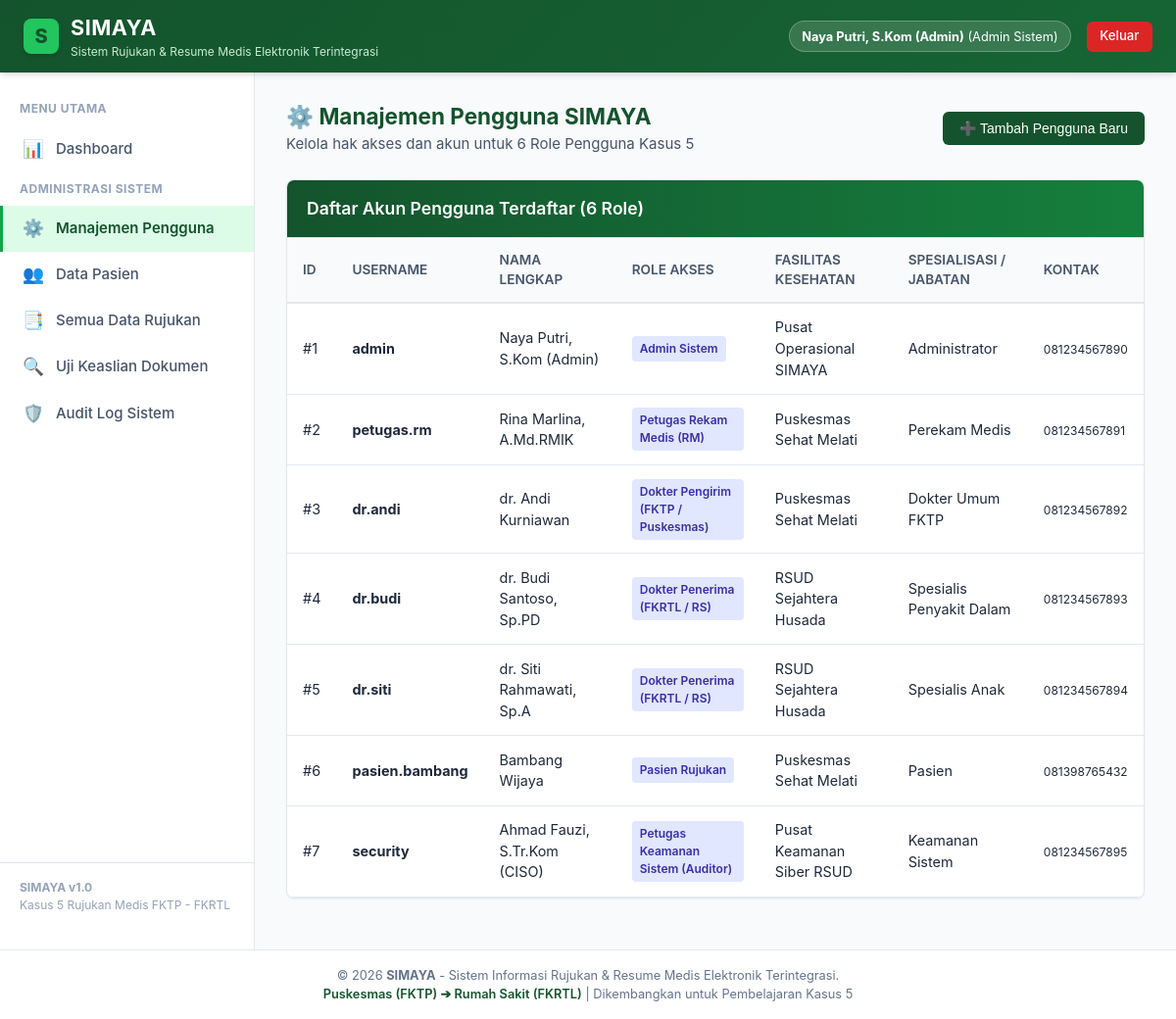
Before: /api/manajemen_user.php (signed in) with the older database file.
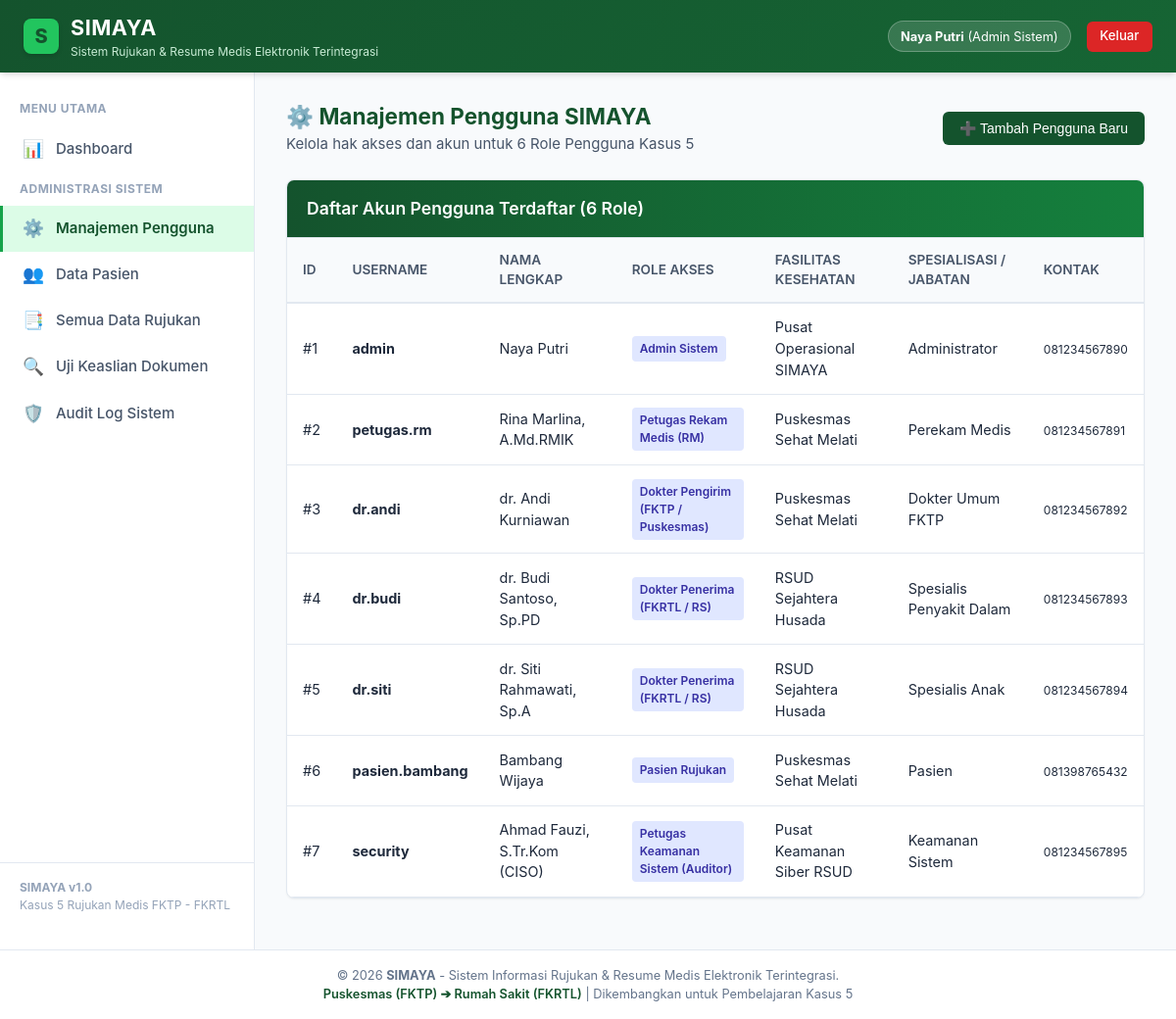
After: the same page with the newer database file.
### tables this page shows
CREATE TABLE users (
        id INTEGER PRIMARY KEY AUTOINCREMENT,
        username TEXT UNIQUE NOT NULL,
        password TEXT NOT NULL,
        nama_lengkap TEXT NOT NULL,
        role TEXT NOT NULL, -- admin, petugas_rm, dokter_pengirim, dokter_penerima, pasien, security
        faskes_asal TEXT NOT NULL,
        spesialisasi TEXT DEFAULT '-',
        nik TEXT DEFAULT '-',
        no_hp TEXT DEFAULT '-',
        created_at DATETIME DEFAULT CURRENT_TIMESTAMP
    );

### api/config/auth.php (called while the page is built, shortened)
<?php
function getRoleName($role)
{
    $roles = [
        'admin' => 'Admin Sistem',
        'petugas_rm' => 'Petugas Rekam Medis (RM)',
        'dokter_pengirim' => 'Dokter Pengirim (FKTP / Puskesmas)',
        'dokter_penerima' => 'Dokter Penerima (FKRTL / RS)',
        'pasien' => 'Pasien Rujukan',
        'security' => 'Petugas Keamanan Sistem (Auditor)'
    ];
    return $roles[$role] ?? ucfirst($role);
}

### api/manajemen_user.php (the view, shortened to what this page needs)
<?php
$pdo = require_once __DIR__ . '/config/database.php';
require_once __DIR__ . '/config/auth.php';
$users_list = $pdo->query("SELECT * FROM users ORDER BY id ASC")->fetchAll();
include __DIR__ . '/includes/header.php';
?>
<div style="display: flex; justify-content: space-between; align-items: center; margin-bottom: 1.5rem; flex-wrap: wrap; gap: 1rem;">
    <div>
        <h2 style="color: var(--hijau-tua); margin: 0;">⚙️ Manajemen Pengguna SIMAYA</h2>
        <p style="color: var(--abu-text); margin: 0;">Kelola hak akses dan akun untuk 6 Role Pengguna Kasus 5</p>
    </div>
    <button type="button" class="btn btn-primary" onclick="document.getElementById('formUser').style.display = document.getElementById('formUser').style.display === 'none' ? 'block' : 'none'">
        ➕ Tambah Pengguna Baru
    </button>
</div>
<div class="card">
    <div class="card-header header-green">
        <h3 class="card-title">Daftar Akun Pengguna Terdaftar (6 Role)</h3>
    </div>
    <div class="card-body" style="padding: 0;">
        <div class="table-responsive">
            <table class="simaya-table">
                <thead>
                    <tr>
                        <th>ID</th>
                        <th>Username</th>
                        <th>Nama Lengkap</th>
                        <th>Role Akses</th>
                        <th>Fasilitas Kesehatan</th>
                        <th>Spesialisasi / Jabatan</th>
                        <th>Kontak</th>
                    </tr>
                </thead>
                <tbody>
                    <?php foreach ($users_list as $u): ?>
                        <tr>
                            <td>#<?= $u['id'] ?></td>
                            <td><strong><?= htmlspecialchars($u['username']) ?></strong></td>
                            <td><?= htmlspecialchars($u['nama_lengkap']) ?></td>
                            <td>
                                <span class="badge badge-info"><?= htmlspecialchars(getRoleName($u['role'])) ?></span>
                            </td>
                            <td><?= htmlspecialchars($u['faskes_asal']) ?></td>
                            <td><?= htmlspecialchars($u['spesialisasi']) ?></td>
                            <td><small><?= htmlspecialchars($u['no_hp']) ?></small></td>
                        </tr>
                    <?php endforeach; ?>
                </tbody>
            </table>
        </div>
    </div>
</div>
<?php include __DIR__ . '/includes/footer.php'; ?>

### api/includes/header.php (shortened to what this page needs)
<?php
$user = $_SESSION['user'] ?? null;
?>
<!DOCTYPE html>
<html lang="id">
<head>
    <link rel="stylesheet" href="/assets/css/simaya.css">
</head>
<body>
<nav class="simaya-navbar">
    <div class="brand-wrapper">
        <div class="brand-logo-icon">S</div>
        <div class="brand-text">
            <h1>SIMAYA</h1>
            <p>Sistem Rujukan & Resume Medis Elektronik Terintegrasi</p>
        </div>
    </div>
    <div class="navbar-user">
        <?php if ($user): ?>
            <div class="user-badge">
                <strong><?= htmlspecialchars($user['nama_lengkap']) ?></strong>
                <span>(<?= htmlspecialchars(getRoleName($user['role'])) ?>)</span>
            </div>
            <a href="logout.php" class="btn-logout" onclick="return confirm('Apakah Anda yakin ingin keluar?')">Keluar</a>
        <?php endif; ?>
    </div>
</nav>
<div class="simaya-layout">
    <?php if ($user): ?>
        <?php include __DIR__ . '/sidebar.php'; ?>
    <?php endif; ?>
    <main class="simaya-content">

Changed rows visible on the page:
changed users "admin": nama_lengkap "Naya Putri, S.Kom (Admin)" → "Naya Putri"
